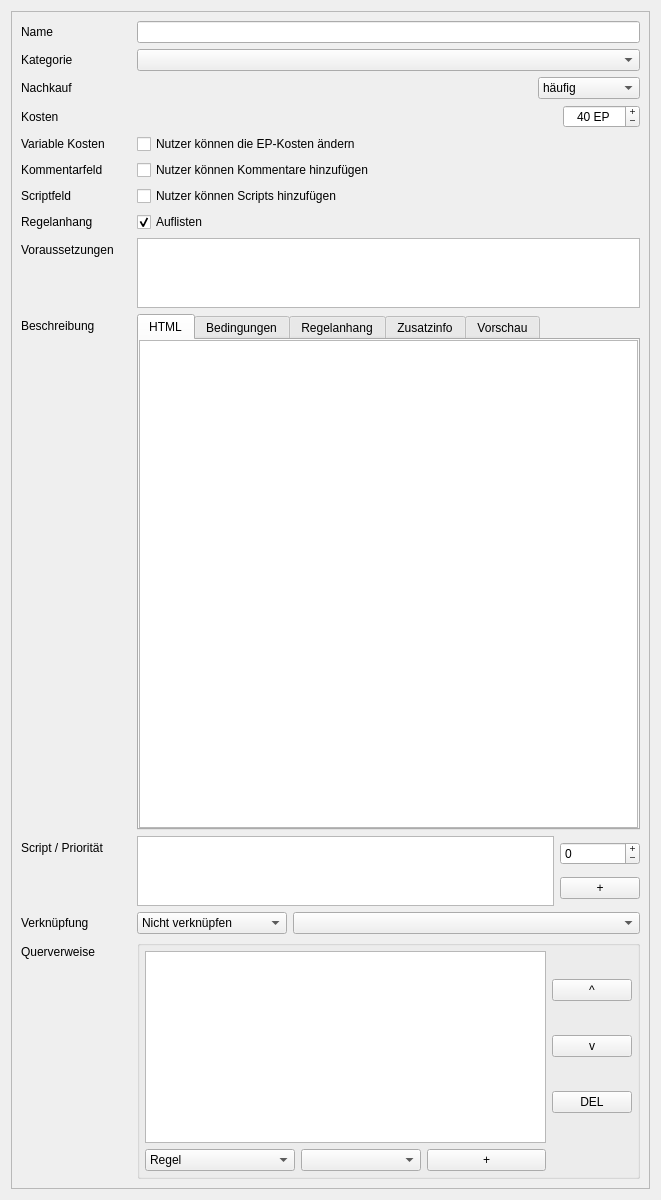
<?xml version="1.0" encoding="UTF-8"?>
<ui version="4.0">
 <class>dialog</class>
 <widget class="QWidget" name="dialog">
  <property name="geometry">
   <rect>
    <x>0</x>
    <y>0</y>
    <width>661</width>
    <height>1200</height>
   </rect>
  </property>
  <property name="windowTitle">
   <string>Sephrasto - Vorteil bearbeiten...</string>
  </property>
  <layout class="QVBoxLayout" name="verticalLayout_8">
   <item>
    <widget class="QScrollArea" name="scrollArea">
     <property name="widgetResizable">
      <bool>true</bool>
     </property>
     <widget class="QWidget" name="scrollAreaWidgetContents">
      <property name="geometry">
       <rect>
        <x>0</x>
        <y>0</y>
        <width>637</width>
        <height>1176</height>
       </rect>
      </property>
      <layout class="QFormLayout" name="formLayout">
       <item row="0" column="0">
        <widget class="QLabel" name="labelName">
         <property name="text">
          <string>Name</string>
         </property>
        </widget>
       </item>
       <item row="0" column="1">
        <widget class="QLineEdit" name="leName"/>
       </item>
       <item row="1" column="0">
        <widget class="QLabel" name="labelKategorie">
         <property name="text">
          <string>Kategorie</string>
         </property>
        </widget>
       </item>
       <item row="1" column="1">
        <widget class="QComboBox" name="comboKategorie"/>
       </item>
       <item row="2" column="0">
        <widget class="QLabel" name="labelNachkauf">
         <property name="text">
          <string>Nachkauf</string>
         </property>
        </widget>
       </item>
       <item row="2" column="1">
        <layout class="QHBoxLayout" name="horizontalLayout">
         <item>
          <spacer name="horizontalSpacer">
           <property name="orientation">
            <enum>Qt::Horizontal</enum>
           </property>
           <property name="sizeHint" stdset="0">
            <size>
             <width>40</width>
             <height>20</height>
            </size>
           </property>
          </spacer>
         </item>
         <item>
          <widget class="QComboBox" name="comboNachkauf">
           <item>
            <property name="text">
             <string>häufig</string>
            </property>
           </item>
           <item>
            <property name="text">
             <string>üblich</string>
            </property>
           </item>
           <item>
            <property name="text">
             <string>selten</string>
            </property>
           </item>
           <item>
            <property name="text">
             <string>extrem selten</string>
            </property>
           </item>
           <item>
            <property name="text">
             <string>nicht möglich</string>
            </property>
           </item>
          </widget>
         </item>
        </layout>
       </item>
       <item row="3" column="0">
        <widget class="QLabel" name="labelKosten">
         <property name="text">
          <string>Kosten</string>
         </property>
        </widget>
       </item>
       <item row="3" column="1">
        <layout class="QHBoxLayout" name="horizontalLayout_2">
         <item>
          <spacer name="horizontalSpacer_2">
           <property name="orientation">
            <enum>Qt::Horizontal</enum>
           </property>
           <property name="sizeHint" stdset="0">
            <size>
             <width>40</width>
             <height>20</height>
            </size>
           </property>
          </spacer>
         </item>
         <item>
          <widget class="QSpinBox" name="spinKosten">
           <property name="sizePolicy">
            <sizepolicy hsizetype="Fixed" vsizetype="Fixed">
             <horstretch>0</horstretch>
             <verstretch>0</verstretch>
            </sizepolicy>
           </property>
           <property name="alignment">
            <set>Qt::AlignCenter</set>
           </property>
           <property name="buttonSymbols">
            <enum>QAbstractSpinBox::PlusMinus</enum>
           </property>
           <property name="suffix">
            <string> EP</string>
           </property>
           <property name="minimum">
            <number>-9999</number>
           </property>
           <property name="maximum">
            <number>9999</number>
           </property>
           <property name="singleStep">
            <number>20</number>
           </property>
           <property name="value">
            <number>40</number>
           </property>
          </widget>
         </item>
        </layout>
       </item>
       <item row="4" column="0">
        <widget class="QLabel" name="labelVariable">
         <property name="text">
          <string>Variable Kosten</string>
         </property>
        </widget>
       </item>
       <item row="4" column="1">
        <widget class="QCheckBox" name="checkVariable">
         <property name="text">
          <string>Nutzer können die EP-Kosten ändern</string>
         </property>
        </widget>
       </item>
       <item row="5" column="0">
        <widget class="QLabel" name="labelKommentar">
         <property name="text">
          <string>Kommentarfeld</string>
         </property>
        </widget>
       </item>
       <item row="5" column="1">
        <widget class="QCheckBox" name="checkKommentar">
         <property name="text">
          <string>Nutzer können Kommentare hinzufügen</string>
         </property>
        </widget>
       </item>
       <item row="6" column="0">
        <widget class="QLabel" name="labelScriptfeld">
         <property name="text">
          <string>Scriptfeld</string>
         </property>
        </widget>
       </item>
       <item row="6" column="1">
        <widget class="QCheckBox" name="checkScript">
         <property name="text">
          <string>Nutzer können Scripts hinzufügen</string>
         </property>
        </widget>
       </item>
       <item row="7" column="0">
        <widget class="QLabel" name="labelCheatsheet">
         <property name="text">
          <string>Regelanhang</string>
         </property>
        </widget>
       </item>
       <item row="7" column="1">
        <widget class="QCheckBox" name="checkCheatsheet">
         <property name="text">
          <string>Auflisten</string>
         </property>
         <property name="checked">
          <bool>true</bool>
         </property>
        </widget>
       </item>
       <item row="8" column="0">
        <widget class="QLabel" name="labelVoraussetzungen">
         <property name="minimumSize">
          <size>
           <width>110</width>
           <height>0</height>
          </size>
         </property>
         <property name="text">
          <string>Voraussetzungen</string>
         </property>
        </widget>
       </item>
       <item row="8" column="1">
        <widget class="QPlainTextEdit" name="teVoraussetzungen">
         <property name="maximumSize">
          <size>
           <width>16777215</width>
           <height>250</height>
          </size>
         </property>
         <property name="toolTip">
          <string>&lt;html&gt;&lt;head/&gt;&lt;body&gt;&lt;p&gt;Siehe &amp;quot;Datenbank Editor -&amp;gt; Einstellungsmöglichkeiten -&amp;gt; Voraussetzungen&amp;quot; in der Sephrasto-Hilfe für eine Anleitung.&lt;/p&gt;&lt;/body&gt;&lt;/html&gt;</string>
         </property>
        </widget>
       </item>
       <item row="9" column="0">
        <widget class="QLabel" name="labelBeschreibung">
         <property name="text">
          <string>Beschreibung</string>
         </property>
        </widget>
       </item>
       <item row="9" column="1">
        <widget class="QTabWidget" name="tabWidget">
         <property name="currentIndex">
          <number>0</number>
         </property>
         <widget class="QWidget" name="tab">
          <attribute name="title">
           <string>HTML</string>
          </attribute>
          <layout class="QVBoxLayout" name="verticalLayout">
           <property name="spacing">
            <number>0</number>
           </property>
           <property name="leftMargin">
            <number>0</number>
           </property>
           <property name="topMargin">
            <number>0</number>
           </property>
           <property name="rightMargin">
            <number>0</number>
           </property>
           <property name="bottomMargin">
            <number>0</number>
           </property>
           <item>
            <widget class="QPlainTextEdit" name="teBeschreibung">
             <property name="sizePolicy">
              <sizepolicy hsizetype="Expanding" vsizetype="MinimumExpanding">
               <horstretch>0</horstretch>
               <verstretch>0</verstretch>
              </sizepolicy>
             </property>
            </widget>
           </item>
          </layout>
         </widget>
         <widget class="QWidget" name="tab_4">
          <property name="toolTip">
           <string>&lt;html&gt;&lt;head/&gt;&lt;body&gt;&lt;p&gt;Manche Vorteile wie Kampfstile und Traditionen haben im Spiel Bedingungen, damit sie genutzt werden können. Diese kannst du hier eintragen (optional).&lt;/p&gt;&lt;/body&gt;&lt;/html&gt;</string>
          </property>
          <attribute name="title">
           <string>Bedingungen</string>
          </attribute>
          <layout class="QVBoxLayout" name="verticalLayout_4">
           <property name="spacing">
            <number>0</number>
           </property>
           <property name="leftMargin">
            <number>0</number>
           </property>
           <property name="topMargin">
            <number>0</number>
           </property>
           <property name="rightMargin">
            <number>0</number>
           </property>
           <property name="bottomMargin">
            <number>0</number>
           </property>
           <item>
            <widget class="QPlainTextEdit" name="teBedingungen"/>
           </item>
          </layout>
         </widget>
         <widget class="QWidget" name="tab_2">
          <property name="toolTip">
           <string>&lt;html&gt;&lt;head/&gt;&lt;body&gt;&lt;p&gt;Eine alternative Beschreibung für den Regelanhang. Falls das Textfeld leer ist, wird im Regelanhang die reguläre Beschreibung verwendet. Du hast hier die Möglichkeit das Makro $kommentar$ zu verwenden - Sephrasto wird dann dann Nutzerkommentar an entsprechender Stelle einfügen&lt;/p&gt;&lt;/body&gt;&lt;/html&gt;</string>
          </property>
          <attribute name="title">
           <string>Regelanhang</string>
          </attribute>
          <layout class="QVBoxLayout" name="verticalLayout_2">
           <property name="spacing">
            <number>0</number>
           </property>
           <property name="leftMargin">
            <number>0</number>
           </property>
           <property name="topMargin">
            <number>0</number>
           </property>
           <property name="rightMargin">
            <number>0</number>
           </property>
           <property name="bottomMargin">
            <number>0</number>
           </property>
           <item>
            <widget class="QPlainTextEdit" name="teCheatsheet">
             <property name="sizePolicy">
              <sizepolicy hsizetype="Expanding" vsizetype="MinimumExpanding">
               <horstretch>0</horstretch>
               <verstretch>0</verstretch>
              </sizepolicy>
             </property>
            </widget>
           </item>
          </layout>
         </widget>
         <widget class="QWidget" name="tab_5">
          <property name="toolTip">
           <string>&lt;html&gt;&lt;head/&gt;&lt;body&gt;&lt;p&gt;Zusätzliche Informationen, die im Charaktereditor nach der Beschreibung eingefügt werden sollen, beispielsweise eine Erklärung, wozu der Kommentar genutzt werden soll (optional).&lt;/p&gt;&lt;/body&gt;&lt;/html&gt;</string>
          </property>
          <attribute name="title">
           <string>Zusatzinfo</string>
          </attribute>
          <layout class="QVBoxLayout" name="verticalLayout_5">
           <property name="spacing">
            <number>0</number>
           </property>
           <property name="leftMargin">
            <number>0</number>
           </property>
           <property name="topMargin">
            <number>0</number>
           </property>
           <property name="rightMargin">
            <number>0</number>
           </property>
           <property name="bottomMargin">
            <number>0</number>
           </property>
           <item>
            <widget class="QPlainTextEdit" name="teInfo"/>
           </item>
          </layout>
         </widget>
         <widget class="QWidget" name="tab_3">
          <attribute name="title">
           <string>Vorschau</string>
          </attribute>
          <layout class="QVBoxLayout" name="verticalLayout_3">
           <property name="leftMargin">
            <number>0</number>
           </property>
           <property name="topMargin">
            <number>0</number>
           </property>
           <property name="rightMargin">
            <number>0</number>
           </property>
           <property name="bottomMargin">
            <number>0</number>
           </property>
           <item>
            <widget class="QComboBox" name="comboVorschau">
             <item>
              <property name="text">
               <string>HTML</string>
              </property>
             </item>
             <item>
              <property name="text">
               <string>Bedingungen</string>
              </property>
             </item>
             <item>
              <property name="text">
               <string>Regelanhang</string>
              </property>
             </item>
             <item>
              <property name="text">
               <string>Zusatzinfo</string>
              </property>
             </item>
            </widget>
           </item>
           <item>
            <widget class="QTextBrowser" name="tbBeschreibung"/>
           </item>
           <item>
            <widget class="QTextBrowser" name="tbBedingungen"/>
           </item>
           <item>
            <widget class="QTextBrowser" name="tbCheatsheet"/>
           </item>
           <item>
            <widget class="QTextBrowser" name="tbInfo"/>
           </item>
          </layout>
         </widget>
        </widget>
       </item>
       <item row="10" column="0">
        <widget class="QLabel" name="labelScript">
         <property name="minimumSize">
          <size>
           <width>110</width>
           <height>0</height>
          </size>
         </property>
         <property name="text">
          <string>Script / Priorität</string>
         </property>
        </widget>
       </item>
       <item row="10" column="1">
        <layout class="QHBoxLayout" name="horizontalLayout_4">
         <item>
          <widget class="QPlainTextEdit" name="teScript"/>
         </item>
         <item>
          <layout class="QVBoxLayout" name="verticalLayout_7">
           <item>
            <widget class="QSpinBox" name="spinScriptPrio">
             <property name="toolTip">
              <string>&lt;html&gt;&lt;head/&gt;&lt;body&gt;&lt;p&gt;Die Skript-Priorität legt die Reihenfolge der Auswertung fest. 0 ist Standard, negative Werte werden davor, positive Werte danach ausgewertet. Dies ist relevant, falls bspw. die INI verdoppelt werden soll nachdem Kampfreflexe eingerechnet wurde. In diesem Fall sollte die Skript-Priorität höher als die von Kampfreflexe sein.&lt;/p&gt;&lt;/body&gt;&lt;/html&gt;</string>
             </property>
             <property name="buttonSymbols">
              <enum>QAbstractSpinBox::PlusMinus</enum>
             </property>
             <property name="minimum">
              <number>-999</number>
             </property>
             <property name="maximum">
              <number>999</number>
             </property>
             <property name="singleStep">
              <number>1</number>
             </property>
             <property name="value">
              <number>0</number>
             </property>
            </widget>
           </item>
           <item>
            <widget class="QPushButton" name="buttonPickScript">
             <property name="toolTip">
              <string>Scripteditor öffnen</string>
             </property>
             <property name="text">
              <string>+</string>
             </property>
             <property name="class" stdset="0">
              <string>iconSmall</string>
             </property>
            </widget>
           </item>
          </layout>
         </item>
        </layout>
       </item>
       <item row="11" column="0">
        <widget class="QLabel" name="labelLink">
         <property name="text">
          <string>Verknüpfung</string>
         </property>
         <property name="indent">
          <number>0</number>
         </property>
        </widget>
       </item>
       <item row="11" column="1">
        <layout class="QHBoxLayout" name="horizontalLayout_5">
         <item>
          <widget class="QComboBox" name="comboLinkKategorie">
           <property name="minimumSize">
            <size>
             <width>150</width>
             <height>0</height>
            </size>
           </property>
           <property name="maximumSize">
            <size>
             <width>150</width>
             <height>16777215</height>
            </size>
           </property>
           <item>
            <property name="text">
             <string>Nicht verknüpfen</string>
            </property>
           </item>
           <item>
            <property name="text">
             <string>Regel</string>
            </property>
           </item>
           <item>
            <property name="text">
             <string>Übernat. Talent</string>
            </property>
           </item>
           <item>
            <property name="text">
             <string>Vorteil</string>
            </property>
           </item>
          </widget>
         </item>
         <item>
          <widget class="QComboBox" name="comboLinkElement"/>
         </item>
        </layout>
       </item>
       <item row="12" column="0">
        <widget class="QLabel" name="labelVerweise">
         <property name="text">
          <string>Querverweise</string>
         </property>
        </widget>
       </item>
       <item row="12" column="1">
        <widget class="QGroupBox" name="groupBox">
         <property name="title">
          <string/>
         </property>
         <layout class="QGridLayout" name="gridLayout_3">
          <property name="leftMargin">
           <number>5</number>
          </property>
          <property name="topMargin">
           <number>5</number>
          </property>
          <property name="rightMargin">
           <number>5</number>
          </property>
          <property name="bottomMargin">
           <number>5</number>
          </property>
          <item row="0" column="0">
           <widget class="QListWidget" name="listVerweise">
            <property name="sizePolicy">
             <sizepolicy hsizetype="Expanding" vsizetype="Fixed">
              <horstretch>0</horstretch>
              <verstretch>0</verstretch>
             </sizepolicy>
            </property>
            <property name="verticalScrollBarPolicy">
             <enum>Qt::ScrollBarAlwaysOff</enum>
            </property>
            <property name="horizontalScrollBarPolicy">
             <enum>Qt::ScrollBarAlwaysOff</enum>
            </property>
           </widget>
          </item>
          <item row="1" column="0">
           <layout class="QHBoxLayout" name="horizontalLayout_3">
            <item>
             <widget class="QComboBox" name="comboVerweisTyp">
              <property name="minimumSize">
               <size>
                <width>150</width>
                <height>0</height>
               </size>
              </property>
              <property name="maximumSize">
               <size>
                <width>150</width>
                <height>16777215</height>
               </size>
              </property>
              <item>
               <property name="text">
                <string>Regel</string>
               </property>
              </item>
              <item>
               <property name="text">
                <string>Talent</string>
               </property>
              </item>
              <item>
               <property name="text">
                <string>Vorteil</string>
               </property>
              </item>
              <item>
               <property name="text">
                <string>Waffeneigenschaft</string>
               </property>
              </item>
              <item>
               <property name="text">
                <string>Abgeleiteter Wert</string>
               </property>
              </item>
              <item>
               <property name="text">
                <string>Statusse</string>
               </property>
              </item>
              <item>
               <property name="text">
                <string>Finanzen</string>
               </property>
              </item>
             </widget>
            </item>
            <item>
             <widget class="QComboBox" name="comboVerweis"/>
            </item>
            <item>
             <widget class="QPushButton" name="buttonVerweisAdd">
              <property name="text">
               <string>+</string>
              </property>
              <property name="class" stdset="0">
               <string>iconSmall</string>
              </property>
             </widget>
            </item>
           </layout>
          </item>
          <item row="0" column="1">
           <layout class="QVBoxLayout" name="verticalLayout_6">
            <item>
             <widget class="QPushButton" name="buttonVerweisUp">
              <property name="text">
               <string>^</string>
              </property>
              <property name="class" stdset="0">
               <string>iconSmall</string>
              </property>
             </widget>
            </item>
            <item>
             <widget class="QPushButton" name="buttonVerweisDown">
              <property name="text">
               <string>v</string>
              </property>
              <property name="class" stdset="0">
               <string>iconSmall</string>
              </property>
             </widget>
            </item>
            <item>
             <widget class="QPushButton" name="buttonVerweisDelete">
              <property name="text">
               <string>DEL</string>
              </property>
              <property name="class" stdset="0">
               <string>iconSmall</string>
              </property>
             </widget>
            </item>
           </layout>
          </item>
         </layout>
        </widget>
       </item>
      </layout>
     </widget>
    </widget>
   </item>
  </layout>
 </widget>
 <tabstops>
  <tabstop>leName</tabstop>
  <tabstop>comboKategorie</tabstop>
  <tabstop>comboNachkauf</tabstop>
  <tabstop>spinKosten</tabstop>
  <tabstop>checkVariable</tabstop>
  <tabstop>checkKommentar</tabstop>
  <tabstop>checkScript</tabstop>
  <tabstop>checkCheatsheet</tabstop>
  <tabstop>teVoraussetzungen</tabstop>
  <tabstop>tabWidget</tabstop>
  <tabstop>teBeschreibung</tabstop>
  <tabstop>teScript</tabstop>
  <tabstop>spinScriptPrio</tabstop>
  <tabstop>buttonPickScript</tabstop>
  <tabstop>comboLinkKategorie</tabstop>
  <tabstop>comboLinkElement</tabstop>
  <tabstop>listVerweise</tabstop>
  <tabstop>comboVerweisTyp</tabstop>
  <tabstop>comboVerweis</tabstop>
  <tabstop>buttonVerweisAdd</tabstop>
  <tabstop>buttonVerweisUp</tabstop>
  <tabstop>buttonVerweisDown</tabstop>
  <tabstop>buttonVerweisDelete</tabstop>
  <tabstop>teBedingungen</tabstop>
  <tabstop>tbCheatsheet</tabstop>
  <tabstop>tbBedingungen</tabstop>
  <tabstop>teInfo</tabstop>
  <tabstop>teCheatsheet</tabstop>
  <tabstop>comboVorschau</tabstop>
  <tabstop>tbInfo</tabstop>
  <tabstop>tbBeschreibung</tabstop>
 </tabstops>
 <resources/>
 <connections/>
</ui>
